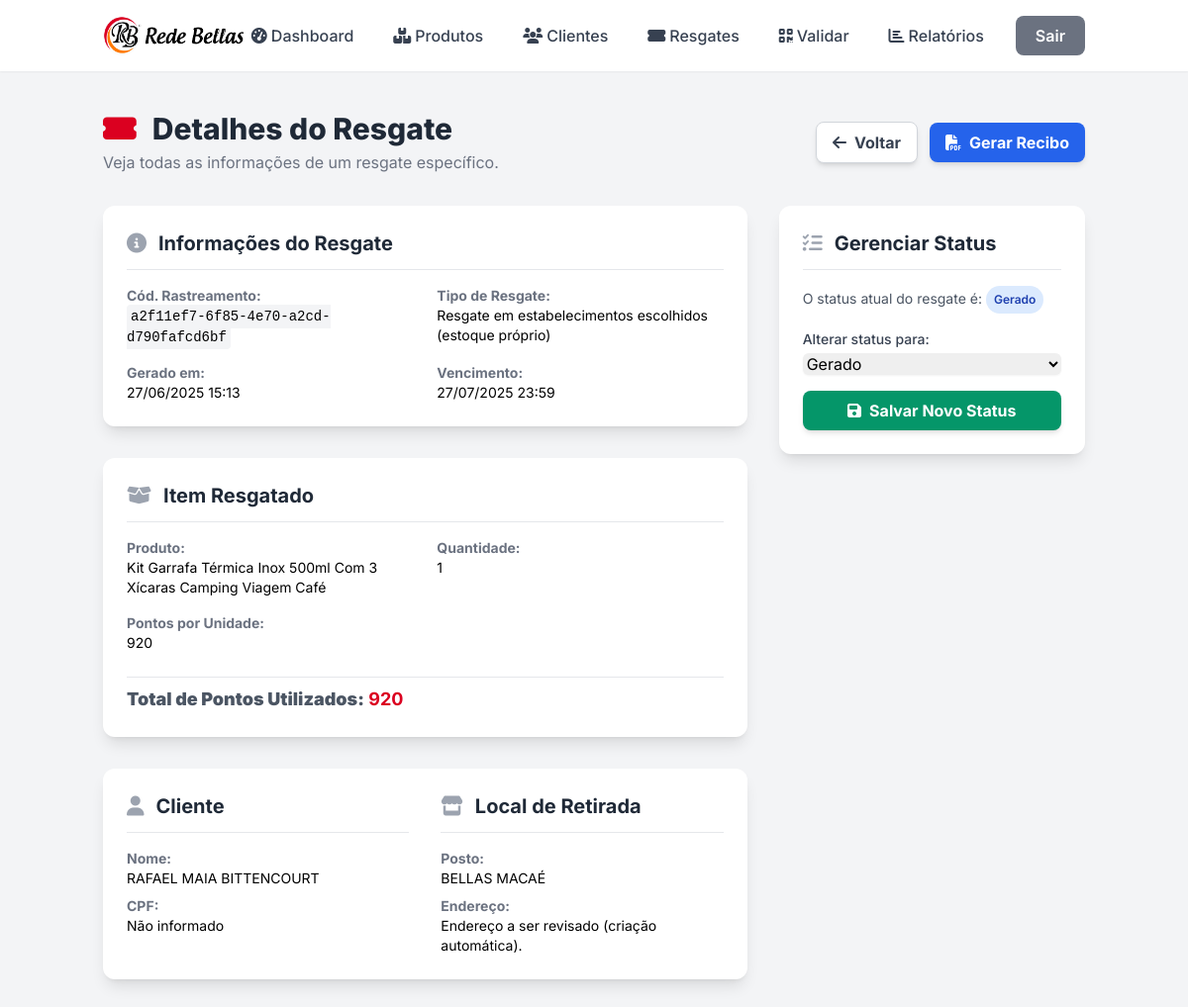
The page /resgates/553/ (signed in) on the database its author committed.
### core/models.py (models this page shows, shortened)
class Resgate(models.Model):
    STATUS_CHOICES = [
        ("GERADO", "Gerado"),
        ("RESGATADO", "Resgatado"),
        ("VENCIDO", "Vencido"),
        ("CANCELADO", "Cancelado"),
    ]
    produto = models.ForeignKey(
        Produto,
        on_delete=models.PROTECT,
        related_name="resgates",
        verbose_name="Produto",
    )
    cliente = models.ForeignKey(
        Cliente,
        on_delete=models.PROTECT,
        related_name="resgates",
        verbose_name="Cliente",
    )
    posto_resgate = models.ForeignKey(
        Posto,
        on_delete=models.PROTECT,
        related_name="resgates",
        verbose_name="Posto de Resgate",
    )
    tipo_resgate = models.CharField(
        max_length=255,
        default="Resgate em estabelecimentos escolhidos (estoque próprio)",
        verbose_name="Tipo de Resgate",
    )
    gerado_em = models.DateTimeField(default=timezone.now, verbose_name="Gerado Em")
    vencimento = models.DateTimeField(verbose_name="Vencimento")
    quantidade = models.PositiveIntegerField(default=1, verbose_name="Quantidade")
    status = models.CharField(
        max_length=10, choices=STATUS_CHOICES, default="GERADO", verbose_name="Situação"
    )
    pontos_totais_resgatados = models.PositiveIntegerField(
        editable=False,  # Não será editável diretamente no admin
        verbose_name="Total Resgatado (Pontos)",
    )
    codigo_rastreamento = models.CharField(
        max_length=32,
        unique=True,
        default=uuid.uuid4,  # Gera um UUID automaticamente
        verbose_name="Código de Rastreamento",
    )
    nome_recebedor = models.CharField(
        max_length=200,
        blank=True,
        null=True,
        verbose_name="Nome do Recebedor (na entrega)",
    )
    assinatura_recebedor = models.TextField(
        blank=True, null=True, verbose_name="Assinatura Recebedor (Base64/Imagem)"
    )  # Para futura implementação de captura de assinatura
    nome_motorista = models.CharField(
        max_length=200,
        blank=True,
        null=True,
        verbose_name="Nome do Motorista (na entrega)",
    )
    assinatura_motorista = models.TextField(
        blank=True, null=True, verbose_name="Assinatura Motorista (Base64/Imagem)"
    )  # Para futura implementação de captura de assinatura
    class Meta:
        verbose_name = "Resgate"
        verbose_name_plural = "Resgates"
        ordering = ["-gerado_em"]  # Ordena do mais novo para o mais antigo

class Produto(models.Model):
    nome = models.CharField(max_length=200)
    descricao = models.TextField(blank=True, null=True)
    pontos_necessarios = models.IntegerField(default=0)
    estoque = models.IntegerField(default=0)
    ativo = models.BooleanField(default=True)
    data_criacao = models.DateTimeField(auto_now_add=True)
    data_atualizacao = models.DateTimeField(auto_now=True)
    class Meta:
        verbose_name = "Produto"
        verbose_name_plural = "Produtos"
        ordering = ["nome"]

class Cliente(models.Model):
    nome_completo = models.CharField(max_length=255)
    cpf = models.CharField(max_length=14, unique=True, null=True, blank=True)
    telefone = models.CharField(max_length=20, blank=True, null=True)
    data_nascimento = models.DateField(blank=True, null=True)
    pontos = models.IntegerField(default=0)
    data_cadastro = models.DateTimeField(auto_now_add=True)
    data_ultima_atualizacao = models.DateTimeField(auto_now=True)
    observacao = models.TextField(
        blank=True,
        null=True,
        help_text="Observações adicionais sobre o cliente, como origem da criação.",
    )
    class Meta:
        verbose_name = "Cliente"
        verbose_name_plural = "Clientes"
        ordering = ["nome_completo"]

class Posto(models.Model):
    nome = models.CharField(max_length=100, unique=True, verbose_name="Nome do Posto")
    endereco = models.CharField(
        max_length=200, blank=True, null=True, verbose_name="Endereço"
    )
    class Meta:
        verbose_name = "Posto"
        verbose_name_plural = "Postos"
        ordering = ["nome"]  # Ordena por nome do posto

### core/views.py (the view)
# urls.py: path("<int:pk>/", views.resgate_detail, name="resgate_detail"),
@login_required
def resgate_detail(request, pk):
    resgate = get_object_or_404(Resgate, pk=pk)
    context = {"resgate": resgate, "title": "Detalhes do Resgate"}
    return render(request, "resgates/resgate_detail.html", context)

### core/templates/resgates/resgate_detail.html (shortened to what this page needs)
{% load static %}
{% load widget_tweaks %}
<!DOCTYPE html>
<html lang="pt-br">
<head>
    <link rel="stylesheet" href="{% static 'css/output.css' %}">
    <link rel="stylesheet" href="https://cdnjs.cloudflare.com/ajax/libs/font-awesome/6.5.1/css/all.min.css">
</head>
<body class="bg-gray-100">
    {% include 'partials/_navbar.html' %}
    <main class="container mx-auto px-4 py-10">
        <header class="mb-8 fade-in flex flex-wrap justify-between items-center gap-4">
            <div>
                <h1 class="text-3xl font-extrabold text-gray-800 flex items-center">
                    <i class="fas fa-ticket-alt text-[#DB0020] mr-4"></i>
                    {{ title|default:"Detalhes do Resgate" }}
                </h1>
                <p class="text-gray-500 mt-1">Veja todas as informações de um resgate específico.</p>
            </div>
            <div class="flex items-center space-x-3">
                <a href="{% url 'resgate_list' %}" class="bg-white hover:bg-gray-200 text-gray-700 font-bold py-2 px-4 rounded-lg shadow-md border border-gray-300 transition duration-300 flex items-center">
                    <i class="fas fa-arrow-left mr-2"></i> Voltar
                </a>
                <a href="{% url 'resgate_detail' resgate.pk %}?format=pdf" target="_blank" class="bg-blue-600 hover:bg-blue-700 text-white font-bold py-2 px-4 rounded-lg shadow-md transition duration-300 flex items-center">
                    <i class="fas fa-file-pdf mr-2"></i> Gerar Recibo
                </a>
            </div>
        </header>
        <div class="grid grid-cols-1 lg:grid-cols-3 gap-8">
            <div class="lg:col-span-2 space-y-8">
                <div class="bg-white p-6 rounded-xl shadow-lg fade-in" style="animation-delay: 0.2s;">
                    <h3 class="text-xl font-bold text-gray-800 mb-4 border-b pb-3 flex items-center"><i class="fas fa-info-circle text-gray-400 mr-3"></i>Informações do Resgate</h3>
                    <div class="grid grid-cols-1 md:grid-cols-2 gap-x-6 gap-y-4 text-sm">
                        <div><strong class="text-gray-500 block">Cód. Rastreamento:</strong> <span class="font-mono bg-gray-100 p-1 rounded">{{ resgate.codigo_rastreamento }}</span></div>
                        <div><strong class="text-gray-500 block">Tipo de Resgate:</strong> {{ resgate.tipo_resgate }}</div>
                        <div><strong class="text-gray-500 block">Gerado em:</strong> {{ resgate.gerado_em|date:"d/m/Y H:i" }}</div>
                        <div><strong class="text-gray-500 block">Vencimento:</strong> {{ resgate.vencimento|date:"d/m/Y H:i" }}</div>
                    </div>
                </div>
                <div class="bg-white p-6 rounded-xl shadow-lg fade-in" style="animation-delay: 0.4s;">
                     <h3 class="text-xl font-bold text-gray-800 mb-4 border-b pb-3 flex items-center"><i class="fas fa-box-open text-gray-400 mr-3"></i>Item Resgatado</h3>
                     <div class="grid grid-cols-1 md:grid-cols-2 gap-x-6 gap-y-4 text-sm">
                        <div><strong class="text-gray-500 block">Produto:</strong> {{ resgate.produto.nome }}</div>
                        <div><strong class="text-gray-500 block">Quantidade:</strong> {{ resgate.quantidade }}</div>
                        <div><strong class="text-gray-500 block">Pontos por Unidade:</strong> {{ resgate.produto.pontos_necessarios }}</div>
                        <div class="text-lg font-bold text-[#DB0020] md:col-span-2 mt-2 pt-2 border-t"><strong class="text-gray-600">Total de Pontos Utilizados:</strong> {{ resgate.pontos_totais_resgatados }}</div>
                    </div>
                </div>
                <div class="bg-white p-6 rounded-xl shadow-lg fade-in" style="animation-delay: 0.6s;">
                    <div class="grid grid-cols-1 md:grid-cols-2 gap-8">
                        <div>
                            <h3 class="text-xl font-bold text-gray-800 mb-4 border-b pb-3 flex items-center"><i class="fas fa-user text-gray-400 mr-3"></i>Cliente</h3>
                            <div class="space-y-2 text-sm">
                                <div><strong class="text-gray-500 block">Nome:</strong> {{ resgate.cliente.nome_completo }}</div>
                                <div><strong class="text-gray-500 block">CPF:</strong> {{ resgate.cliente.cpf|default:"Não informado" }}</div>
                            </div>
                        </div>
                        <div>
                            <h3 class="text-xl font-bold text-gray-800 mb-4 border-b pb-3 flex items-center"><i class="fas fa-store text-gray-400 mr-3"></i>Local de Retirada</h3>
                            <div class="space-y-2 text-sm">
                                <div><strong class="text-gray-500 block">Posto:</strong> {{ resgate.posto_resgate.nome }}</div>
                                <div><strong class="text-gray-500 block">Endereço:</strong> {{ resgate.posto_resgate.endereco|default:"Não informado" }}</div>
                            </div>
                        </div>
                    </div>
                </div>
            </div>
            <div class="lg:col-span-1">
                <div class="bg-white p-6 rounded-xl shadow-lg sticky top-28 fade-in" style="animation-delay: 0.3s;">
                    <h3 class="text-xl font-bold text-gray-800 mb-4 border-b pb-3 flex items-center"><i class="fas fa-tasks text-gray-400 mr-3"></i>Gerenciar Status</h3>
                    <p class="text-sm text-gray-600 mb-4">O status atual do resgate é:
                        <span class="px-2 py-1 inline-flex text-xs leading-5 font-semibold rounded-full
                            {% if resgate.status|lower == 'gerado' %}bg-blue-100 text-blue-800
                            {% elif resgate.status|lower == 'resgatado' %}bg-green-100 text-green-800
                            {% elif resgate.status|lower == 'vencido' %}bg-yellow-100 text-yellow-800
                            {% elif resgate.status|lower == 'cancelado' %}bg-red-100 text-red-800
                            {% endif %}">
                            {{ resgate.get_status_display }}
                        </span>
                    </p>
                    <form action="{% url 'update_resgate_status' resgate.pk %}" method="post">
                        <div>
                            <label for="status" class="block text-sm font-medium text-gray-700">Alterar status para:</label>
                            <select id="status" name="status" class="mt-1 block w-full rounded-md border-gray-300 shadow-sm focus:border-indigo-500 focus:ring-indigo-500">
                                <option value="gerado" {% if resgate.status == 'gerado' %}selected{% endif %}>Gerado</option>
                            </select>
                        </div>
                        <button type="submit" class="w-full bg-emerald-600 hover:bg-emerald-700 text-white font-bold py-2 px-4 rounded-lg shadow-md transition duration-300 mt-4 flex items-center justify-center">
                            <i class="fas fa-save mr-2"></i>Salvar Novo Status
                        </button>
                    </form>
                </div>
            </div>
        </div>
    </main>
</body>
</html>

### core/templates/resgates/resgate_detail.html (style rules this page uses)
body { font-family: 'Inter', sans-serif; }
.fade-in { animation: fadeIn 0.5s ease-out forwards; }

### rows shown on the page
Resgate: codigo_rastreamento "a2f11ef7-6f85-4e70-a2cd-d790fafcd6bf", tipo_resgate "Resgate em estabelecimentos escolhidos (estoque próprio)", gerado_em "27/06/2025 15:13", vencimento "27/07/2025 23:59", produto.nome "Kit Garrafa Térmica Inox 500ml Com 3 Xícaras Camping Viagem Café", quantidade "1", produto.pontos_necessarios "920", pontos_totais_resgatados "920", cliente.nome_completo "RAFAEL MAIA BITTENCOURT", cliente.cpf "Não informado", posto_resgate.nome "BELLAS MACAÉ", posto_resgate.endereco "Endereço a ser revisado (criação automática).", status "Gerado"

### other values the page prints
{{ title|default:"Detalhes do Resgate" }} "Detalhes do Resgate"
